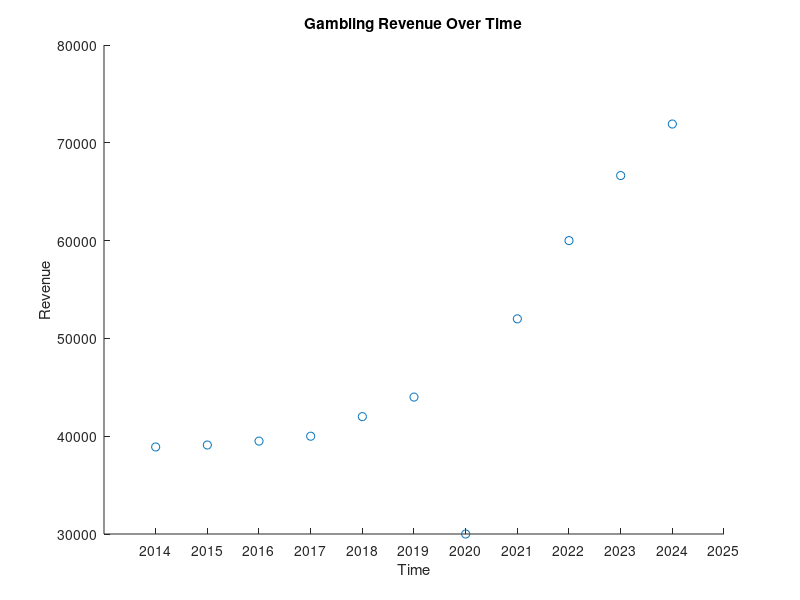

MATLAB code for this plot:
% plot of gambling revenue over time

clear; clc;
data = [%779891
71920
66650
60000
52000
30000
44000
42000
40000
39500
39100
38900
];
% Reverse data order for chronological plotting
data = flip(data);
dates = [2025
2024
2023
2022
2021
2020
2019
2018
2017
2016
2015
2014
];
% Reverse dates order to match reversed data
dates = flip(dates);
scatter(1:length(data), data);
% Set x‑axis tick labels to the dates vector
set(gca,'XTick',1:length(dates));
set(gca,'XTickLabel',dates);
title('Gambling Revenue Over Time');
xlabel('Time');
ylabel('Revenue');
% Display dates vector at the end of script
disp('Dates:');
disp(dates);
